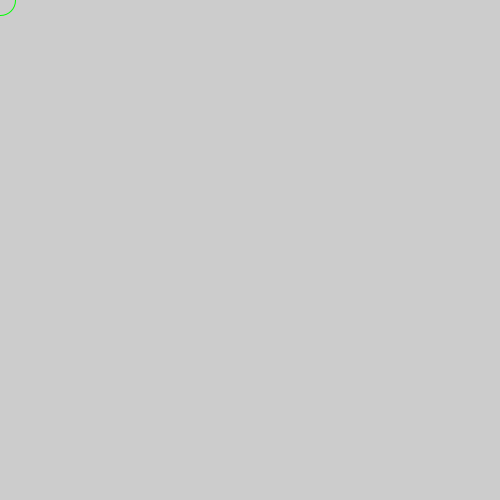
Frame 1 (no input)
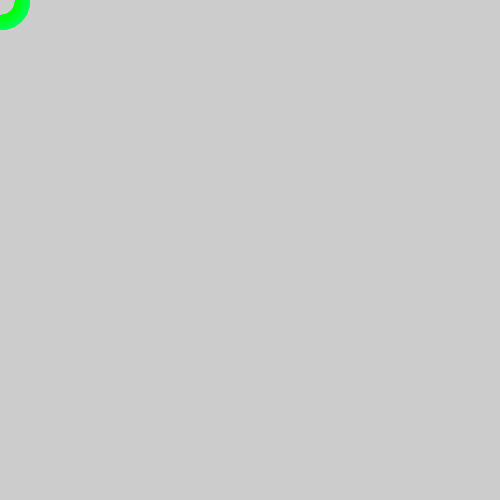
Frame 60 (the mouse pressed at the canvas centre just before this capture)
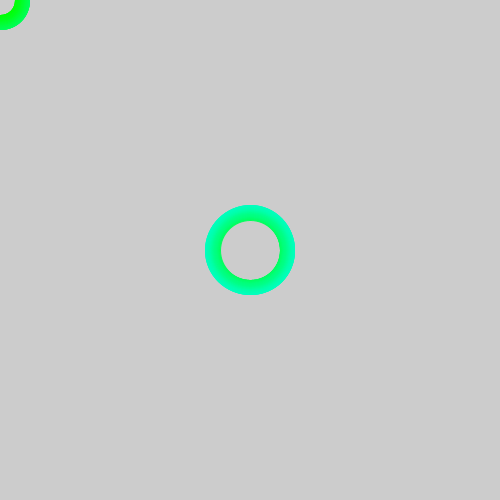
Frame 120 (the mouse held since frame 60 and released just before this capture)

The Processing sketch that drew these frames (run headless with seeded random() and noise(); from frame 60 on, the mouse is pressed at the canvas centre):

// Processing sketch: sketch_13
// ── sketch_13.pde
void setup()
{
  size (500,500);
  
}
float w=30;
float r=0,g=255,b=0;
void draw()
{
  stroke(r,g,b);noFill();
  r+=random(3);if(r>255)r=0;
  g+=random(3);if(g>255)r=0;
  b+=random(3);if(b>255)r=0;
  ellipse(mouseX,mouseY,w,w);
  w+=0.5;
  if(w>100)w=30;
}
